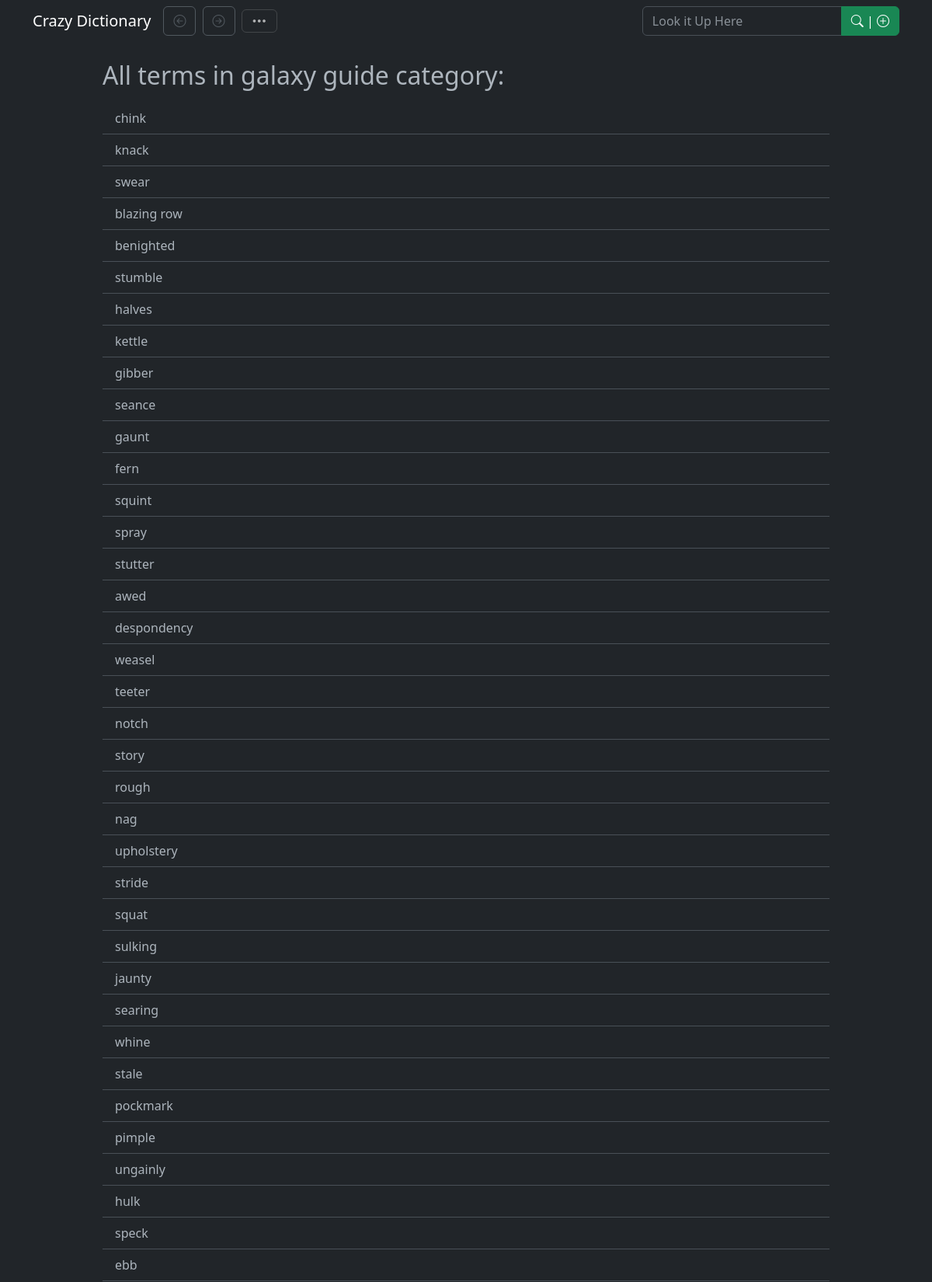
/dictionary/search/category/galaxy guide (upper part), run on the app's committed database.
### tables this page shows
CREATE TABLE "words" (
"key"	INTEGER,
"word"	TEXT NOT NULL UNIQUE,
"mean"	TEXT DEFAULT '? ? ?',
"ref"	INTEGER,
"note"	TEXT,
PRIMARY KEY("key"),
FOREIGN KEY("ref") REFERENCES "words"("key")
);

### CrazyDic_app.py (the view, shortened to what this page needs)
    def wrappe(**kwargs):
        if __name__ == '__main__':
            print('initializing... :    '+'; '.join([k+' = '+kwargs[k] for k in kwargs]))
        if request.args.get('new_session'):
            session_data.set_session(new=True)
        else:
            session_data.set_session()
        return func(kwargs) if kwargs else func()

### CrazyDic_2.py (called while the page is built)
def escape_quote(s: str) -> str:
    return s.replace("'", "''")

def trim(word: str) -> str:
    pices = word.split(' ')
    return ' '.join(filter(bool, pices))

def category_query(category: str) -> tuple[str, ...]:
    connection = sql.connect(DICTIONARY)
    cursor = connection.cursor()
    category = trim(category)
    query = f"""
        SELECT words.word
        FROM words LEFT JOIN cat ON cat.word = words.key
        WHERE cat.cat {"= '" + escape_quote(category) + "'" if category else 'IS NULL'};"""
    cursor.execute(query)
    res = cursor.fetchall()
    connection.close()
    return tuple(x[0] for x in res)

    @property
    def name(self) -> str:
        return self._name

### CrazyDic_app.py (called while the page is built, shortened)
def is_mobile() -> bool:
    if MOBILE_ONLY:
        return True
    if DESKTOP_ONLY:
        return False
    user_agent = request.headers.get('User-Agent')
    return user_agent is not None and ('Android' in user_agent or 'iPhone' in user_agent)

def key_gen() -> str:
    return datetime.now().isoformat()

def go_back() -> int:
    c_id = session_data['chron-index']
    while c_id >= 0:
        back_path = session_data['chron'][c_id]
        if back_path != request.path:
            return c_id
        c_id -= 1
    return -1

def go_forward() -> int:
    if len(session_data['chron']) > session_data['chron-index'] + 1:
        return session_data['chron-index'] + 1
    else:
        return -1

def init(func):
    def wrappe(**kwargs):
        if __name__ == '__main__':
            print('initializing... :    '+'; '.join([k+' = '+kwargs[k] for k in kwargs]))
        if request.args.get('new_session'):
            session_data.set_session(new=True)
        else:
            session_data.set_session()
        return func(kwargs) if kwargs else func()
    return wrappe

    def new(self):
        if 'key-session' not in session:
            raise ValueError('Not logged in yet')
        ordered_keys = sorted(map(datetime.fromisoformat, self._data.keys()), reverse=True)
        self._data = {key.isoformat(): self._data[key.isoformat()]
                      for i, key
                      in enumerate(ordered_keys)
                      if i < SESSIONS_MAX and datetime.now() - key < SESSION_TIMEOUT}
        self._data[session['key-session']] = {'vox': Vox(), 'vox-bis': None,
                                              'chron': [], 'chron-index': -1, 'key-form': '',
                                              'dark-mode': True, 'read-mode': False}

### templates/search.html (shortened to what this page needs)
{% extends "floor.html" %}
{% block content %}
<div class="container" style="width: 80%">
    <h2 class="mt-4">{{ title }}</h2>
    <div class="list-group list-group-flush mt-3">
        {% for item in listed %}
        <a href="{{ url_for('dictionary', word=item) }}" class="list-group-item list-group-item-action"> {{ item }} </a>
        {% endfor %}
    </div>
</div>
{% endblock %}

### data on the page
words: word "chink"
words: word "knack"
words: word "swear"
words: word "blazing row"
words: word "benighted"
words: word "stumble"
words: word "halves"
words: word "kettle"
words: word "gibber"
words: word "seance"
words: word "gaunt"
words: word "fern"
words: word "squint"
words: word "spray"
words: word "stutter"
words: word "awed"
words: word "despondency"
words: word "weasel"
words: word "teeter"
words: word "notch"
words: word "story"
words: word "rough"
words: word "nag"
words: word "upholstery"
words: word "stride"
words: word "squat"
words: word "sulking"
words: word "jaunty"
words: word "searing"
words: word "whine"
words: word "stale"
words: word "pockmark"
words: word "pimple"
words: word "ungainly"
words: word "hulk"
words: word "speck"
words: word "ebb"

### other printed values
{{ title }} "All terms in galaxy guide category:"
